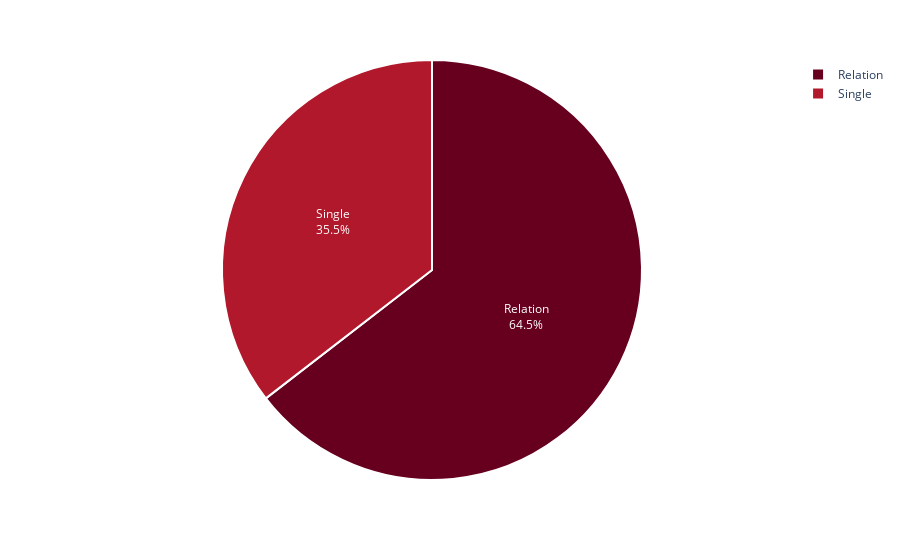

Here is the notebook cell this chart was saved with:
### Markdown cell above
### Marital Status

### Code cell
maritalstatus = df.Marital_Status.value_counts()

fig = px.pie(maritalstatus,
             values = maritalstatus.values,
             names = maritalstatus.index,
             color_discrete_sequence=px.colors.sequential.RdBu)
fig.update_traces(textposition='inside', textinfo='percent+label',
                  marker = dict(line = dict(color = 'white', width = 2)))
fig.show()

### Figure 1 — Plotly figure (JSON) as saved in the notebook; plotly's stock layout.template omitted (floating-point values rounded to 4 significant figures)
{"data": [{"domain": {"x": [0, 1], "y": [0, 1]}, "hovertemplate": "Marital_Status=%{label}<br>value=%{value}<extra></extra>", "labels": ["Relation", "Single"], "legendgroup": "", "marker": {"line": {"color": "white", "width": 2}}, "name": "", "showlegend": true, "textinfo": "percent+label", "textposition": "inside", "type": "pie", "values": [1421, 781]}], "layout": {"legend": {"tracegroupgap": 0}, "margin": {"t": 60}, "piecolorway": ["rgb(103,0,31)", "rgb(178,24,43)", "rgb(214,96,77)", "rgb(244,165,130)", "rgb(253,219,199)", "rgb(247,247,247)", "rgb(209,229,240)", "rgb(146,197,222)", "rgb(67,147,195)", "rgb(33,102,172)", "rgb(5,48,97)"]}}
